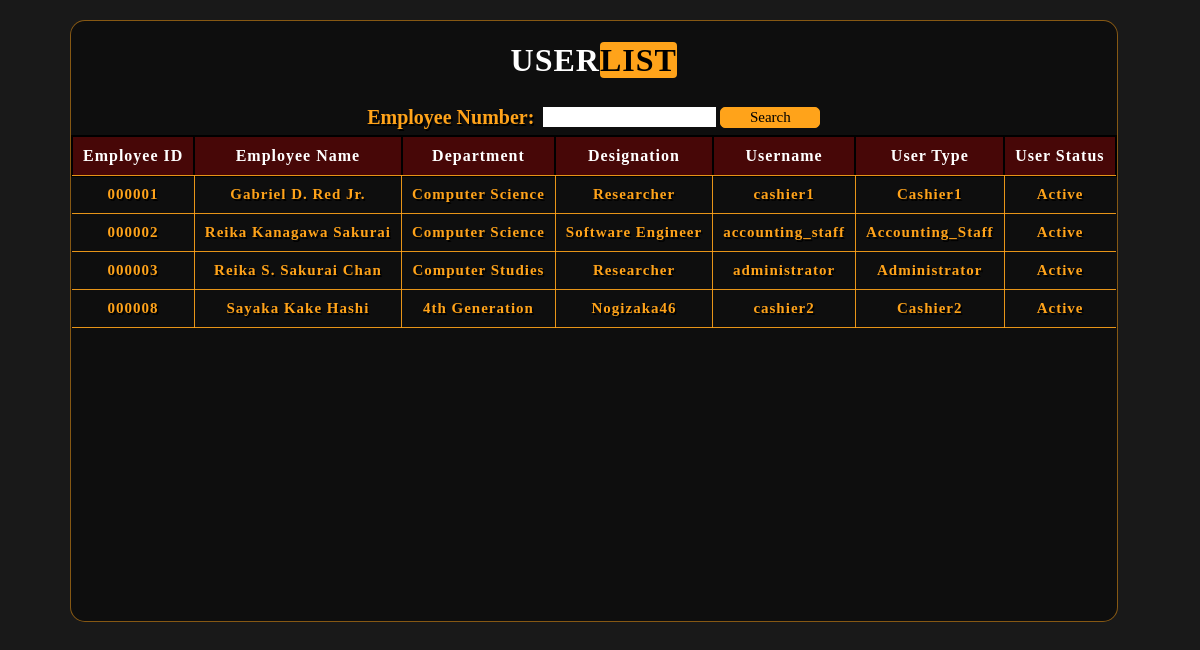
Page /usertable.php on the committed database.
### tables this page shows
CREATE TABLE `users` (
  `user_id` int(11) NOT NULL,
  `empl_id` varchar(50) NOT NULL,
  `user` varchar(100) NOT NULL,
  `pass` varchar(100) NOT NULL,
  `user_type` varchar(30) NOT NULL,
  `user_status` varchar(30) NOT NULL,
  `cpass` varchar(100) NOT NULL
);

CREATE TABLE `personal_info` (
  `emp_id` int(11) NOT NULL,
  `emp_num` varchar(50) NOT NULL,
  `fname` varchar(100) NOT NULL,
  `mname` varchar(50) NOT NULL,
  `lname` varchar(50) NOT NULL,
  `suffix` varchar(20) NOT NULL,
  `bday` date NOT NULL,
  `gender` varchar(20) NOT NULL,
  `nation` varchar(30) NOT NULL,
  `civil` varchar(30) NOT NULL,
  `department` varchar(50) NOT NULL,
  `designation` varchar(50) NOT NULL,
  `quadep` varchar(10) NOT NULL,
  `empstatus` varchar(20) NOT NULL,
  `pdate` date NOT NULL,
  `contactnum` varchar(30) NOT NULL,
  `email` varchar(100) NOT NULL,
  `othsoc` varchar(100) NOT NULL,
  `idnum` varchar(100) NOT NULL,
  `addline1` text NOT NULL,
  `addline2` text NOT NULL,
  `municipality` varchar(100) NOT NULL,
  `country` varchar(30) NOT NULL,
  `sprovince` varchar(100) NOT NULL,
  `zip` int(11) NOT NULL,
  `picpath` text NOT NULL,
  `picfilename` mediumtext NOT NULL
);

### usertable.php (the view, shortened to what this page needs)
<?php
	$con = OpenCon();
	if(isset($_GET['empnum'])){
		$emp=$_GET['empnum'];
		$sql = "select users.user_id,users.empl_id,users.user_type,users.user_status,users.user,personal_info.fname,personal_info.mname,personal_info.lname,personal_info.suffix,personal_info.department,personal_info.designation from users inner join personal_info on users.empl_id=personal_info.emp_num where users.empl_id='$emp';";
		$result = mysqli_query($con, $sql);
	}
	else{
		$sql = "select users.user_id,users.empl_id,users.user_type,users.user_status,users.user,personal_info.fname,personal_info.mname,personal_info.lname,personal_info.suffix,personal_info.department,personal_info.designation from users inner join personal_info on users.empl_id=personal_info.emp_num;";
		$result = mysqli_query($con, $sql);
	}
?>
<!DOCTYPE html>
<html>
	<head>
		<link href="styles/tablestyle.css?v=<?php echo time(); ?>" rel="stylesheet" type="text/css" />
	</head>
	<body></br></br></br>
			<div id="main" style="margin-left:50px;">
			<h1>USER<span>LIST</span></h1>
			<div class="sea">
			<form method="POST">
			<label for="search" class="lp">Employee Number:</label>
			<input type="text" name="empsearch" id="empsearch" class="ttbox" value="">
			<input type="submit" name="ser" id="ser" class="arbut" value="Search">
			</div>
			<table>
				<thead>
				<tr>
					<th>Employee ID</th>
					<th>Employee Name</th>
					<th>Department</th>
					<th>Designation</th>
					<th>Username</th>
					<th>User Type</th>
					<th>User Status</th>
				<tr>
				<thead>
					<?php  if(mysqli_num_rows($result)>0){
							while($row = mysqli_fetch_assoc($result)){
					?>
			<tbody>
								<tr row_id="<?php echo $row['user_id']; ?>">
									<td style="border-left:none;"><?php echo $row['empl_id']; ?></td>
									<td><?php echo $row['fname']; ?> <?php echo $row['mname']; ?> <?php echo $row['lname']; ?> <?php echo $row['suffix'];?></td>
									<td><?php echo $row['department']; ?></td>
									<td><?php echo $row['designation']; ?></td>
									<td><?php echo $row['user']; ?></td>
									<td><?php echo $row['user_type']; ?></td>
									<td style="border-right:none;"><?php echo $row['user_status']; ?></td>
								</tr>
			</tbody>
					<?php
						}
					}
					else {
							echo "<script> alert('No Results!'); </script>";
						}
				  	?>
			</table>
			</div>
	</body>
</html>

### styles/tablestyle.css (style rules this page uses)
body { background: rgba(0,0,0,0.9)url('/Doctor/img/nxp.jpg'); background-size:cover; background-blend-mode: darken; display: flex; width: auto; margin: 0; padding: 0; padding-top: 20px; padding-left: 20px; }
#main { background: rgba(12,12,12,0.8); background-blend-mode: darken; border: 1px solid rgba(255,163,26,0.5); border-radius: 15px; display: flex; flex-direction: column; align-items: center; height: 600px; }
table { position: relative; border-collapse: collapse; padding: 10px; margin-bottom: 30px; font-family: calibri; letter-spacing: 1px; }
thead th { background: rgba(128,0,0,0.5); background-blend-mode: darken; border: 2px solid black; margin: 2px; padding: 10px; color: white; letter-spacing: 1px; }
tbody td { cursor: pointer; padding: 10px; margin: 5px; text-align: center; color: #ffa31a; font-size: 15px; border: 1px solid rgba(255,163,26,0.9); font-weight: bold; text-shadow: -1px -1px 0 #000, 1px -1px 0 #000, -1px 1px 0 #000, 1px 1px 0 #000; text-shadow: 1.5px 1.5px #000000; }
h1 { position: relative; color: white; font-family: calibri; letter-spacing: 1px; border-top-right-radius: 15px; border-top-left-radius: 15px; }
span { color: black; background-color: #ffa31a; background-repeat: no-repeat; background-size: 1px 1px; border-radius: 4px; }
.ttbox { position: relative; padding: 5px; color: black; width: 163px; height: 10px; font-weight: bold; border: none; text-align: left; bottom: 2px; }
.sea { padding: 5px 5px 5px 5px; }
.lp { position: relative; font-family: calibri; font-weight: bold; font-size: 20px; color: #ffa31a; padding-right: 5px; text-shadow: -1px -1px 0 #000, 1px -1px 0 #000, -1px 1px 0 #000, 1px 1px 0 #000; text-shadow: 1.5px 1.5px #000000; }
.arbut { position: relative; background-color: #ffa31a; font-family: Poppins; font-size: 15px; font-weight: 400; cursor: pointer; border-radius: 5px; color: black; width: 100px; border: 1px solid #ffa31a; bottom: 2px; text-decoration: none; }

### rows in the picture
users: empl "000001", personal_info.fname "Gabriel", personal_info.mname "D.", personal_info.lname "Red", personal_info.suffix "Jr.", personal_info.department "Computer Science", personal_info.designation "Researcher", user "cashier1", user_type "Cashier1", user_status "Active"
users: empl "000002", personal_info.fname "Reika", personal_info.mname "Kanagawa", personal_info.lname "Sakurai", personal_info.department "Computer Science", personal_info.designation "Software Engineer", user "accounting_staff", user_type "Accounting_Staff", user_status "Active"
users: empl "000003", personal_info.fname "Reika", personal_info.mname "S.", personal_info.lname "Sakurai", personal_info.suffix "Chan", personal_info.department "Computer Studies", personal_info.designation "Researcher", user "administrator", user_type "Administrator", user_status "Active"
users: empl "000008", personal_info.fname "Sayaka", personal_info.mname "Kake", personal_info.lname "Hashi", personal_info.department "4th Generation", personal_info.designation "Nogizaka46", user "cashier2", user_type "Cashier2", user_status "Active"
